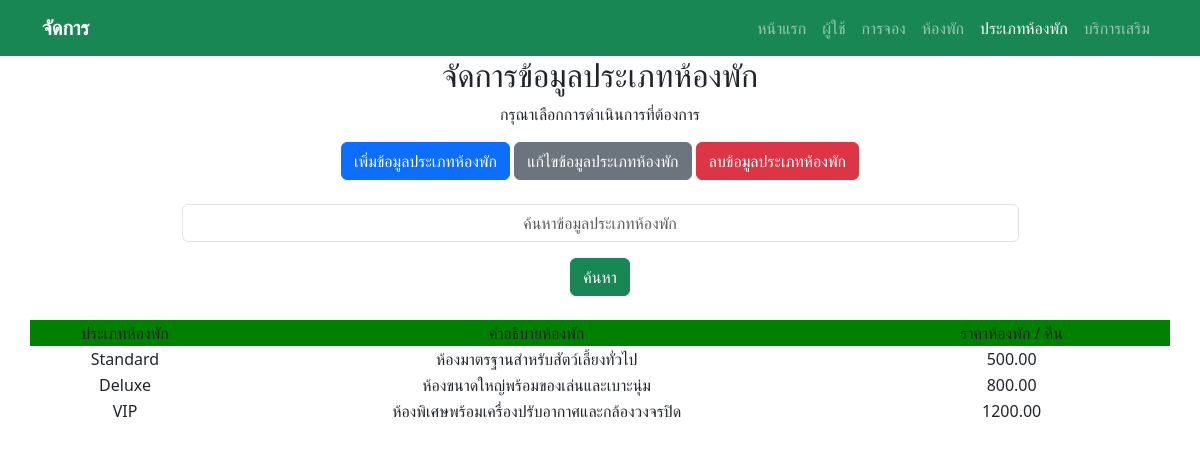
/dbms_roomtypes_show.php (signed in), run on the app's committed database.
### tables this page shows
CREATE TABLE `roomtypes` (
  `type_id` int(11) NOT NULL,
  `type_name` varchar(50) NOT NULL,
  `description` text DEFAULT NULL,
  `price_per_night` decimal(10,2) NOT NULL
);

### dbms_roomtypes_show.php (the view, shortened to what this page needs)
<!DOCTYPE html>
<html lang="th">
<head>
  <link href="https://cdn.jsdelivr.net/npm/bootstrap@5.3.3/dist/css/bootstrap.min.css" rel="stylesheet">
</head>
<nav class="navbar navbar-expand-lg navbar-dark bg-success sticky-top">
  <div class="container">
    <a class="navbar-brand fw-bold" href="dbms.php">จัดการ</a>
    <div class="collapse navbar-collapse">
      <ul class="navbar-nav ms-auto">
        <li class="nav-item"><a class="nav-link" href="index.php">หน้าแรก</a></li>
        <li class="nav-item"><a class="nav-link" href="dbms_users_show.php">ผู้ใช้</a></li>
        <li class="nav-item"><a class="nav-link" href="dbms_bookings_show.php">การจอง</a></li>
        <li class="nav-item"><a class="nav-link" href="dbms_rooms_show.php">ห้องพัก</a></li>
        <li class="nav-item"><a class="nav-link active" href="dbms_roomtypes_show.php">ประเภทห้องพัก</a></li>
        <li class="nav-item"><a class="nav-link" href="dbms_services_show.php">บริการเสริม</a></li>
      </ul>
    </div>
  </div>
</nav>
<body>
<header>
    <form method="post" action="">
        <div class="container">
            <h2 class="text-center text-dark">จัดการข้อมูลประเภทห้องพัก</h2>
            <p class="text-center text-dark">กรุณาเลือกการดำเนินการที่ต้องการ</p>
            <div class="text-center mb-4">
                <a href="dbms_roomtypes_insert.php" class="btn btn-primary">เพิ่มข้อมูลประเภทห้องพัก</a>
                <a href="dbms_roomtypes_update.php" class="btn btn-secondary">แก้ไขข้อมูลประเภทห้องพัก</a>
                <a href="dbms_roomtypes_delete.php" class="btn btn-danger">ลบข้อมูลประเภทห้องพัก</a>
            </div>
            <div class="d-flex justify-content-center mb-3">
                <input class="form-control w-75 text-center" type="text" name="search" id="search" placeholder="ค้นหาข้อมูลประเภทห้องพัก">
            </div>
            <div class="col-12 text-center mb-4">
                <button type="submit" class="btn btn-success">ค้นหา</button>
            </div>
        </div>
    </form>
</header>
<?php
    include 'conn.php';
    $sql = "SELECT * FROM roomtypes";
    $sql.= " ORDER BY type_id ASC";
    $result = $conn->query($sql);
    if ($result->num_rows > 0) {
        echo "<table width='95%' border='0' align='center'>";
        echo "<tr bgcolor='green'>";
        echo "<td width='15%'><center>ประเภทห้องพัก</center></td>";
        echo "<td width='50%'><center>คำอธิบายห้องพัก</center></td>";
        echo "<td width='25%'><center>ราคาห้องพัก / คืน</center></td>";
        echo "</tr>";
    while($result_array = $result->fetch_assoc()) {
        echo "<tr>";
        echo "<td><center>".$result_array['type_name']."</center></td>";
        echo "<td><center>".$result_array['description']."</center></td>";
        echo "<td><center>".$result_array['price_per_night']."</center></td>";
        echo  "</tr>";
    }
        echo "</table>";
    }else{
        echo "<center>ไม่พบข้อมูล</center>";
    }
?>
</body>
</html>

### data on the page
roomtypes: type_name "Standard", description "ห้องมาตรฐานสำหรับสัตว์เลี้ยงทั่วไป", price_per_night "500.00"
roomtypes: type_name "Deluxe", description "ห้องขนาดใหญ่พร้อมของเล่นและเบาะนุ่ม", price_per_night "800.00"
roomtypes: type_name "VIP", description "ห้องพิเศษพร้อมเครื่องปรับอากาศและกล้องวงจรปิด", price_per_night "1200.00"
